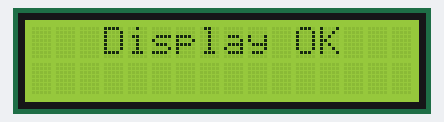
The sketch below on a simulated Arduino Uno, built with avr-gcc and run on an emulated ATmega328P. On the bench: 16×2 character LCD.

Above: at 0.6 s.
At 3.6 s:
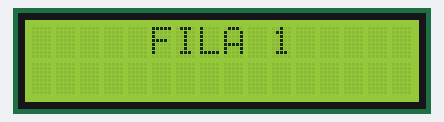
At 5.1 s:
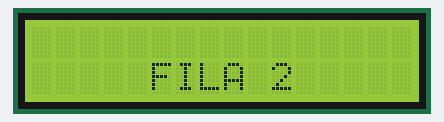

The sketch:

Ejemplo_LiquidCrystal_I2C.ino
```cpp
#include <LiquidCrystal_I2C.h>

#define I2C_ADDR    0x27    //Dirección I2C del dispositivo
#define LCD_COLUMNS 16      //Número de Columnas Display
#define LCD_ROWS    2       //Número de Filas Display

LiquidCrystal_I2C miDisplay(I2C_ADDR, LCD_COLUMNS, LCD_ROWS); //Inicia Objeto

void setup() {
    delay(400);
    miDisplay.begin(LCD_COLUMNS, LCD_ROWS); //Configura Display
    miDisplay.init(); //Inicia Display
    miDisplay.clear(); //Limpia Pantalla
    miDisplay.backlight(); //Enciende la luz de fondo (backlight)
    miDisplay.setCursor(0, 0);
    miDisplay.print("   Display OK   ");
    delay(3000);
}

void loop() {
    miDisplay.setCursor(0, 0);
    miDisplay.print("     FILA 1    ");
    delay(1500);
    miDisplay.clear();
    miDisplay.setCursor(0, 1);
    miDisplay.print("     FILA 2    ");
    delay(1500);
    miDisplay.clear();
}
```

Measured:
- by itself, everything shown: repeats every 3.0 s, in 3 steps
- what the display in image 0 shows lasts 3.1 s, from 0.5 s to 3.6 s
- what the display in image 1 shows lasts 1.5 s, from 3.6 s to 5.1 s
